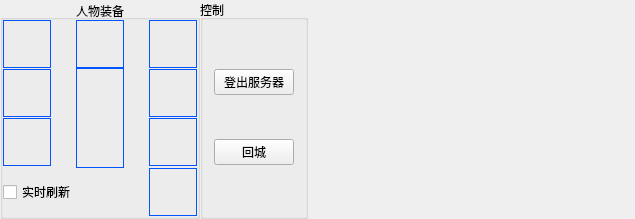
<?xml version="1.0" encoding="UTF-8"?>
<ui version="4.0">
 <class>GameEquipWgt</class>
 <widget class="QWidget" name="GameEquipWgt">
  <property name="geometry">
   <rect>
    <x>0</x>
    <y>0</y>
    <width>635</width>
    <height>216</height>
   </rect>
  </property>
  <property name="windowTitle">
   <string>GameEquipWgt</string>
  </property>
  <property name="styleSheet">
   <string notr="true">QLabel{
border: 1px solid rgb(0, 85, 255);

}</string>
  </property>
  <layout class="QHBoxLayout" name="horizontalLayout_4">
   <property name="spacing">
    <number>0</number>
   </property>
   <property name="leftMargin">
    <number>0</number>
   </property>
   <property name="topMargin">
    <number>0</number>
   </property>
   <property name="rightMargin">
    <number>0</number>
   </property>
   <property name="bottomMargin">
    <number>0</number>
   </property>
   <item>
    <widget class="QGroupBox" name="groupBox">
     <property name="maximumSize">
      <size>
       <width>200</width>
       <height>16777215</height>
      </size>
     </property>
     <property name="title">
      <string>人物装备</string>
     </property>
     <property name="alignment">
      <set>Qt::AlignCenter</set>
     </property>
     <layout class="QVBoxLayout" name="verticalLayout_4">
      <property name="spacing">
       <number>0</number>
      </property>
      <property name="leftMargin">
       <number>0</number>
      </property>
      <property name="topMargin">
       <number>0</number>
      </property>
      <property name="rightMargin">
       <number>0</number>
      </property>
      <property name="bottomMargin">
       <number>0</number>
      </property>
      <item>
       <layout class="QHBoxLayout" name="horizontalLayout">
        <item>
         <widget class="QLabel" name="equip_5">
          <property name="minimumSize">
           <size>
            <width>48</width>
            <height>48</height>
           </size>
          </property>
          <property name="maximumSize">
           <size>
            <width>48</width>
            <height>48</height>
           </size>
          </property>
          <property name="contextMenuPolicy">
           <enum>Qt::CustomContextMenu</enum>
          </property>
          <property name="text">
           <string/>
          </property>
          <property name="alignment">
           <set>Qt::AlignCenter</set>
          </property>
          <property name="wordWrap">
           <bool>true</bool>
          </property>
         </widget>
        </item>
        <item>
         <spacer name="horizontalSpacer_2">
          <property name="orientation">
           <enum>Qt::Horizontal</enum>
          </property>
          <property name="sizeHint" stdset="0">
           <size>
            <width>40</width>
            <height>20</height>
           </size>
          </property>
         </spacer>
        </item>
        <item>
         <widget class="QLabel" name="equip_0">
          <property name="minimumSize">
           <size>
            <width>48</width>
            <height>48</height>
           </size>
          </property>
          <property name="maximumSize">
           <size>
            <width>48</width>
            <height>48</height>
           </size>
          </property>
          <property name="contextMenuPolicy">
           <enum>Qt::CustomContextMenu</enum>
          </property>
          <property name="text">
           <string/>
          </property>
          <property name="alignment">
           <set>Qt::AlignCenter</set>
          </property>
          <property name="wordWrap">
           <bool>true</bool>
          </property>
         </widget>
        </item>
        <item>
         <spacer name="horizontalSpacer_3">
          <property name="orientation">
           <enum>Qt::Horizontal</enum>
          </property>
          <property name="sizeHint" stdset="0">
           <size>
            <width>40</width>
            <height>20</height>
           </size>
          </property>
         </spacer>
        </item>
        <item>
         <widget class="QLabel" name="equip_6">
          <property name="minimumSize">
           <size>
            <width>48</width>
            <height>48</height>
           </size>
          </property>
          <property name="maximumSize">
           <size>
            <width>48</width>
            <height>48</height>
           </size>
          </property>
          <property name="contextMenuPolicy">
           <enum>Qt::CustomContextMenu</enum>
          </property>
          <property name="text">
           <string/>
          </property>
          <property name="alignment">
           <set>Qt::AlignCenter</set>
          </property>
          <property name="wordWrap">
           <bool>true</bool>
          </property>
         </widget>
        </item>
       </layout>
      </item>
      <item>
       <layout class="QHBoxLayout" name="horizontalLayout_2">
        <property name="spacing">
         <number>10</number>
        </property>
        <item>
         <layout class="QVBoxLayout" name="verticalLayout">
          <property name="spacing">
           <number>0</number>
          </property>
          <item>
           <widget class="QLabel" name="equip_2">
            <property name="minimumSize">
             <size>
              <width>48</width>
              <height>48</height>
             </size>
            </property>
            <property name="maximumSize">
             <size>
              <width>48</width>
              <height>48</height>
             </size>
            </property>
            <property name="contextMenuPolicy">
             <enum>Qt::CustomContextMenu</enum>
            </property>
            <property name="text">
             <string/>
            </property>
            <property name="alignment">
             <set>Qt::AlignCenter</set>
            </property>
            <property name="wordWrap">
             <bool>true</bool>
            </property>
           </widget>
          </item>
          <item>
           <widget class="QLabel" name="equip_1">
            <property name="minimumSize">
             <size>
              <width>48</width>
              <height>48</height>
             </size>
            </property>
            <property name="maximumSize">
             <size>
              <width>48</width>
              <height>48</height>
             </size>
            </property>
            <property name="contextMenuPolicy">
             <enum>Qt::CustomContextMenu</enum>
            </property>
            <property name="text">
             <string/>
            </property>
            <property name="alignment">
             <set>Qt::AlignCenter</set>
            </property>
            <property name="wordWrap">
             <bool>true</bool>
            </property>
           </widget>
          </item>
         </layout>
        </item>
        <item>
         <spacer name="horizontalSpacer_5">
          <property name="orientation">
           <enum>Qt::Horizontal</enum>
          </property>
          <property name="sizeHint" stdset="0">
           <size>
            <width>40</width>
            <height>20</height>
           </size>
          </property>
         </spacer>
        </item>
        <item>
         <widget class="QLabel" name="equip_player">
          <property name="minimumSize">
           <size>
            <width>48</width>
            <height>100</height>
           </size>
          </property>
          <property name="maximumSize">
           <size>
            <width>48</width>
            <height>100</height>
           </size>
          </property>
          <property name="styleSheet">
           <string notr="true"/>
          </property>
          <property name="text">
           <string/>
          </property>
         </widget>
        </item>
        <item>
         <spacer name="horizontalSpacer_6">
          <property name="orientation">
           <enum>Qt::Horizontal</enum>
          </property>
          <property name="sizeHint" stdset="0">
           <size>
            <width>40</width>
            <height>20</height>
           </size>
          </property>
         </spacer>
        </item>
        <item>
         <layout class="QVBoxLayout" name="verticalLayout_3">
          <property name="spacing">
           <number>0</number>
          </property>
          <item>
           <widget class="QLabel" name="equip_3">
            <property name="minimumSize">
             <size>
              <width>48</width>
              <height>48</height>
             </size>
            </property>
            <property name="maximumSize">
             <size>
              <width>48</width>
              <height>48</height>
             </size>
            </property>
            <property name="contextMenuPolicy">
             <enum>Qt::CustomContextMenu</enum>
            </property>
            <property name="text">
             <string/>
            </property>
            <property name="alignment">
             <set>Qt::AlignCenter</set>
            </property>
            <property name="wordWrap">
             <bool>true</bool>
            </property>
           </widget>
          </item>
          <item>
           <widget class="QLabel" name="equip_4">
            <property name="minimumSize">
             <size>
              <width>48</width>
              <height>48</height>
             </size>
            </property>
            <property name="maximumSize">
             <size>
              <width>48</width>
              <height>48</height>
             </size>
            </property>
            <property name="contextMenuPolicy">
             <enum>Qt::CustomContextMenu</enum>
            </property>
            <property name="text">
             <string/>
            </property>
            <property name="alignment">
             <set>Qt::AlignCenter</set>
            </property>
            <property name="wordWrap">
             <bool>true</bool>
            </property>
           </widget>
          </item>
         </layout>
        </item>
       </layout>
      </item>
      <item>
       <layout class="QHBoxLayout" name="horizontalLayout_3">
        <item>
         <widget class="QCheckBox" name="checkBox_update">
          <property name="text">
           <string>实时刷新</string>
          </property>
          <property name="checked">
           <bool>false</bool>
          </property>
         </widget>
        </item>
        <item>
         <spacer name="horizontalSpacer">
          <property name="orientation">
           <enum>Qt::Horizontal</enum>
          </property>
          <property name="sizeHint" stdset="0">
           <size>
            <width>40</width>
            <height>20</height>
           </size>
          </property>
         </spacer>
        </item>
        <item>
         <spacer name="horizontalSpacer_7">
          <property name="orientation">
           <enum>Qt::Horizontal</enum>
          </property>
          <property name="sizeHint" stdset="0">
           <size>
            <width>40</width>
            <height>20</height>
           </size>
          </property>
         </spacer>
        </item>
        <item>
         <widget class="QLabel" name="equip_7">
          <property name="minimumSize">
           <size>
            <width>48</width>
            <height>48</height>
           </size>
          </property>
          <property name="maximumSize">
           <size>
            <width>48</width>
            <height>48</height>
           </size>
          </property>
          <property name="contextMenuPolicy">
           <enum>Qt::CustomContextMenu</enum>
          </property>
          <property name="text">
           <string/>
          </property>
          <property name="alignment">
           <set>Qt::AlignCenter</set>
          </property>
          <property name="wordWrap">
           <bool>true</bool>
          </property>
         </widget>
        </item>
       </layout>
      </item>
     </layout>
    </widget>
   </item>
   <item>
    <widget class="QGroupBox" name="groupBox_2">
     <property name="title">
      <string>控制</string>
     </property>
     <layout class="QVBoxLayout" name="verticalLayout_2">
      <item>
       <widget class="QPushButton" name="pushButton_logOut">
        <property name="text">
         <string>登出服务器</string>
        </property>
       </widget>
      </item>
      <item>
       <widget class="QPushButton" name="pushButton_logBack">
        <property name="text">
         <string>回城</string>
        </property>
       </widget>
      </item>
     </layout>
    </widget>
   </item>
   <item>
    <spacer name="horizontalSpacer_4">
     <property name="orientation">
      <enum>Qt::Horizontal</enum>
     </property>
     <property name="sizeHint" stdset="0">
      <size>
       <width>230</width>
       <height>20</height>
      </size>
     </property>
    </spacer>
   </item>
  </layout>
 </widget>
 <layoutdefault spacing="6" margin="11"/>
 <resources/>
 <connections/>
</ui>
